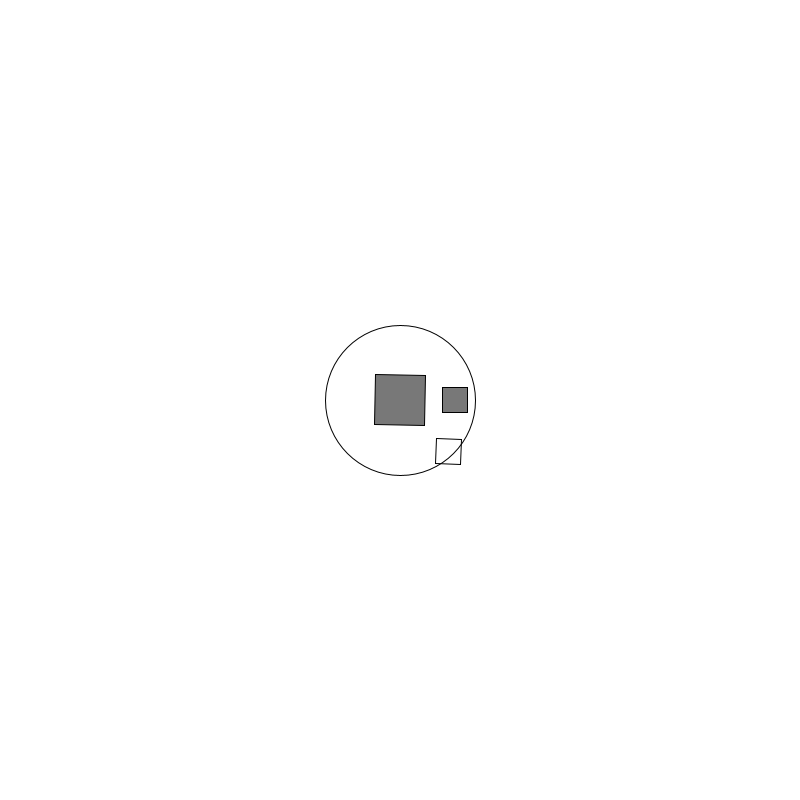
Frame 1 (no input)
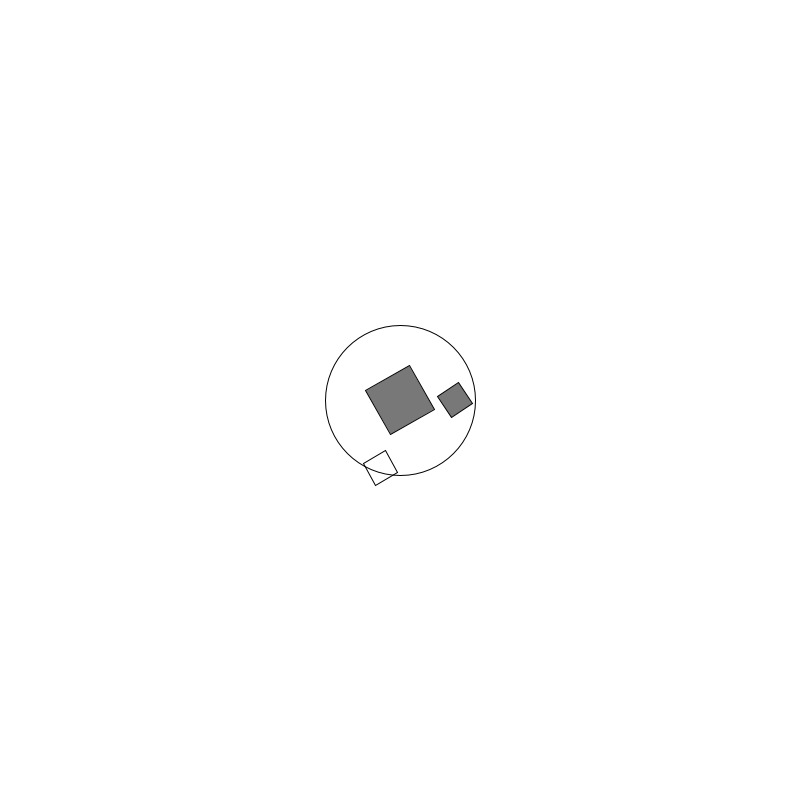
Frame 60 (the mouse pressed at the canvas centre just before this capture)
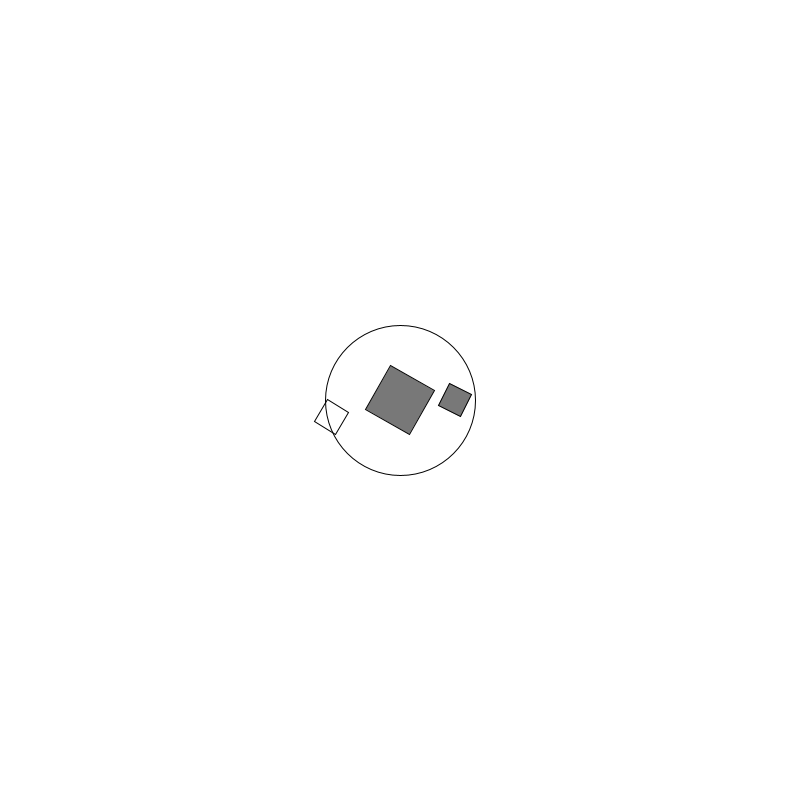
Frame 120 (the mouse held since frame 60 and released just before this capture)

The Processing sketch that drew these frames (run headless with seeded random() and noise(); from frame 60 on, the mouse is pressed at the canvas centre):

// Processing sketch: transformations
// ── transformations.pde
void setup(){
  size(800, 800);
  frameRate(30);
}


float x = 1;
float y = 1;


void draw(){
  background(255);
  Three();
  

}


void Three() {

  fill(120);
  
  pushMatrix();
  translate(width/2, height/2);
  rotate(radians(x));
  rectMode(CENTER); // Set the rect mode to CENTER
  rect(0, 0, 50, 50);
  popMatrix(); 
  x ++;
  
  pushMatrix();
  translate(width/2 + 55, height/2);
  rotate(radians(y));
  rectMode(CENTER); // Set the rect mode to CENTER
  rect(0, 0, 25, 25);
  popMatrix();
  y+= 4;
  
  pushMatrix();
  translate(width/2, height/2);
  noFill();
  ellipse(0,0, 150,150);
  rotate(radians(x));
  rect(50, 50, 25, 25);
  // draw a rectangle here
  popMatrix();
}


void Falling() {
  fill(120);
  rect(0, height/2, width, height/2);
  for (int i = 0; i < 20; i++) {
    pushMatrix();
    translate(10 + (i * 40), height/2);
    rotate(radians(i * 3)); 
    rect(-15, -60, 15, 60);
    popMatrix();  
  }
}


void rotateDraw() {
  translate(width/2, height/2);
  rotate(radians(x));
  axes();
  if (x > 360) {
    x = 0;
  }
  x += 1;
}

void axesDraw() {
  translate(30, 30);
  axes();

  translate(30, 30);
  axes();

  translate(250, 0);
  rotate(PI/6);
  axes();

  translate(0, 250);
  rotate(-PI/6);
  axes();

  translate(0, 250);
  scale(0.5);
  axes();

  translate(500, 0);
  scale(2, -2);
  axes();
  ellipse(50, 50, 20, 20);
}

void axes(){
  stroke(0);
  strokeWeight(1.5);
  fill(0);
  line(0, 0, 200, 0);
  text("x", 210, 0);
  line(0, 0, 0, 200);
  text("y", 0, 210);

  fill(255, 0, 0);
  rect(0, 0, 40, 40);
}
